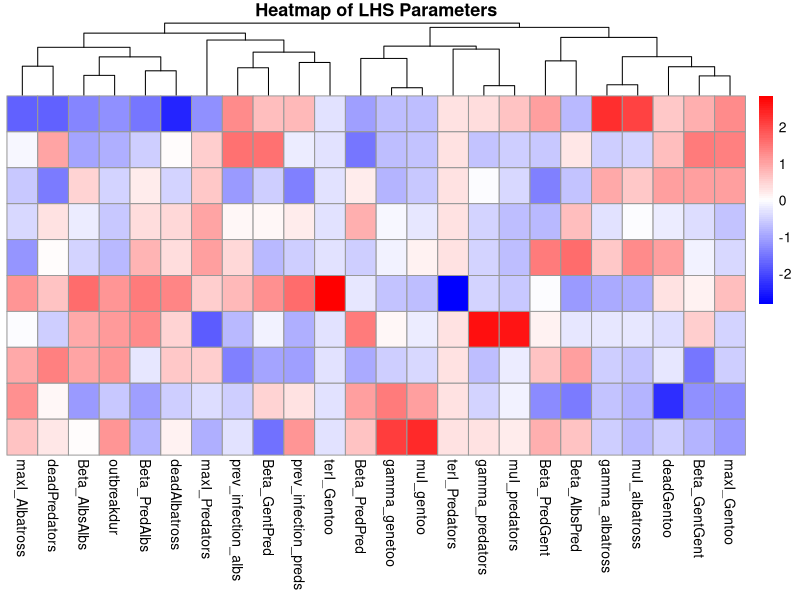

The R script that drew this image:
#=======================================================================================================================#
#                                               Control Variables:
#=======================================================================================================================#
# Validation Variable
val                  <- data.frame(check_initVal = FALSE)
val$check_season     <- FALSE
val$check_eventdata1 <- FALSE
val$check_eventdata2 <- FALSE
start_time           <- Sys.time()
# Data presentation
pres                  <- data.frame(print_head = FALSE)
pres$print_tail       <- FALSE
pres$save_output      <- FALSE
pres$gentoo_output    <- FALSE
pres$predators_output <- FALSE
pres$albatross_output <- FALSE

# Experimental Variables
seasons_calc     <- TRUE
num_samples      <- 10

#=======================================================================================================================#
#                                                   Libraries:
#=======================================================================================================================#
library(ggplot2)
library(deSolve)
library(lhs)
library(pheatmap)

#=======================================================================================================================#
#                                                   Populations:
#=======================================================================================================================#
popvar                       <- data.frame(colony_num = 20)                             # Number of colonies on the island

popvar$total_gentoo          <- 200000 / popvar$colony_num                              # Total Gentoo population [Source: 1]
popvar$ResPer_gentoo         <- 1                                                       # Percent of Gentoo that are resident to the island [Source: 1]
popvar$Res_gentoo            <- popvar$total_gentoo * popvar$ResPer_gentoo              # Calculate the number of resident Gentoo
popvar$gentoo_migrate_in     <- popvar$total_gentoo * (1 - popvar$ResPer_gentoo)        # Calculate the number of migratory Gentoo

popvar$total_preds           <- 74000 / popvar$colony_num                               # Total predator population [Source: 1]
popvar$ResPer_preds          <- 0.1                                                     # Percent of predator that are resident to the island [Source: 1]
popvar$Res_preds             <- popvar$total_preds * popvar$ResPer_preds                # Calculate the number of resident predators 
popvar$preds_migrate_in      <- popvar$total_preds * (1 - popvar$ResPer_preds)          # Calculate the number of migratory predators

popvar$total_albatross       <- 951000 / popvar$colony_num                              # Total Albatross population [Source: 1]
popvar$ResPer_albatross      <- 0                                                       # Percent of Albatross that are resident to the island [Source: 1]
popvar$Res_albatross         <- popvar$total_albatross * popvar$ResPer_albatross        # Resident Albatross 
popvar$albatross_migrate_in  <- popvar$total_albatross * (1 - popvar$ResPer_albatross) # 100% of albatross are migratory

Initial_values <- c(
  S_Gentoo = popvar$Res_gentoo ,         # Susceptible
  I_Gentoo = 0,                          # Infected                   
  R_Gentoo = 0,                          # Recovered
  D_Gentoo = 0,                          # Dead
  
  S_Preds      = popvar$Res_preds,       # Susceptible
  I_Preds      = 0,                      # Infected                   
  R_Preds      = 0,                      # Recovered 
  D_Preds      = 0,                     # Dead
  
  S_Albatross  = popvar$Res_albatross,   # Susceptible
  I_Albatross  = 0,                      # Infected                   
  R_Albatross  = 0,                      # Recovered 
  D_Albatross  = 0,                      # Dead
  
  timer        = 0)

if(val$check_initVal == TRUE){
  print(Initial_values)
} 

U                     <- randomLHS(n = num_samples, k = 15)
prev_infections_preds  <- qunif(U[, 1], min = 0, max = 0.5)               # Rate at which arriving predators are infected
prev_infections_albs   <- qunif(U[, 2], min = 0, max = 0.5)               # Rate at which arriving Albatross are infected
#print(prev_infection_preds)

#=======================================================================================================================#
#                                                 Natural Mortality Rates:
#=======================================================================================================================#
min_Life_Gentoo       <- 10                                         # [Source: 2]
max_Life_Gentoo       <- 15                                         # [Source: 2]
avg_Life_Gentoo       <- (max_Life_Gentoo + min_Life_Gentoo) / 2    # Calculate average lifespan
avg_Life_Gentoo_Days  <- avg_Life_Gentoo * 365                      # Calculate average lifespan in days
muH_Gentoo            <- 1 / avg_Life_Gentoo_Days                   # Calculate MuH for the Gentoo

min_Life_Preds        <- 0                                          # [Source: NA]
max_Life_Preds        <- 28.8                                       # [Source: 4]
avg_Life_Preds        <- (max_Life_Preds + min_Life_Preds) / 2      # Calculate average lifespan
avg_Life_Preds_Days   <- avg_Life_Preds * 365                       # Calculate average lifespan in days
muH_Preds             <- 1 / avg_Life_Preds_Days                    # Calculate MuH for the Predators

min_Life_Albs         <- 0                                          # [Source: NA]
max_Life_Albs         <- 47                                         # [Source: 3]
avg_Life_Albs         <- (max_Life_Albs + min_Life_Albs) / 2        # Calculate average lifespan
avg_Life_Albs_Days    <- avg_Life_Albs * 365                        # Calculate average lifespan in days
muH_Albs              <- 1 / avg_Life_Albs_Days                     # Calculate MuH for the Albatross

#=======================================================================================================================#
#                                             Immunity & Infection Duration:
#=======================================================================================================================#
gentoo_inf_dur    <- qunif(U[, 3], min = 1, max = 10)
gentoo_inf_mort   <- qunif(U[, 4], min = 0.5, max = 0.9)
muIs_gentoo        <- 1 / gentoo_inf_dur
gammas_gentoo      <- gentoo_inf_mort / gentoo_inf_dur
gentoo_imm_dur    <- 182.5                                      # Estimate without a basis
sigma_gentoo      <- 1 / gentoo_imm_dur                         # Rate of Gentoo immunity loss

preds_inf_dur     <- qunif(U[, 5], min = 1, max = 10)
preds_inf_mort    <- qunif(U[, 6], min = 0, max = 0.25)
muIs_Preds         <- 1 / preds_inf_dur
gammas_preds       <- preds_inf_mort / preds_inf_dur
Preds_imm_dur     <- 182.5                                      # Estimate without a basis
sigma_preds       <- 1 / Preds_imm_dur                          # Rate of predator immunity loss

Albs_inf_dur      <- qunif(U[, 7], min = 1, max = 10)
Albs_inf_mort     <- qunif(U[, 8], min = 0.5, max = 0.9)
muIs_Albs          <- 1 / Albs_inf_dur
gammas_albatross   <- Albs_inf_mort / Albs_inf_dur
albatross_imm_dur <- 182.5                                      # Estimate without a basis
sigma_albatross   <- 1 / albatross_imm_dur                      # Rate of Albatross immunity loss

#=======================================================================================================================#
#                                                Temporal Values:
#=======================================================================================================================#
timevar                       <- data.frame(season_start = 100)                # First day of the season for seasonality tranmissibility calculation
timevar$season_end            <- 349                                           # Last day of the season for seasonality tranmissibility calculation
timevar$t_arrival             <- 62                                            # Day at which migratory birds begin arriving, unclear where the source is
timevar$mig_day_arrival       <- 31                                            # The duration of arrival time of migratory birds, no clear source
timevar$t_departure           <- 300                                           # Day at which migratory birds begin departing, unclear where the source is
timevar$mig_day_departure     <- 10                                            # The duration of departure time of migratory birds, no clear source
timevar$gentoo_breed_start    <- 31                                            # Gentoo breeding cycle start [Source: Unclear]
timevar$gentoo_breed_finish   <- 212                                           # Gentoo breeding cycle end   [Source: Unclear]
timevar$pred_breed_start      <- 93                                            # Predator breeding cycle start   [Source: Unclear]
timevar$pred_breed_finish     <- 225                                           # Predator breeding cycle finish  [Source: Unclear]
timevar$albatross_breed_start <- 31
timevar$albatross_breed_finish<- 245
timevar$horizon               <- 365                                                           # Number of days to be modeled
time1                         <- seq(from = 0, to = timevar$t_departure, by = 1)               # Set the front part of the time sequence
time1                         <- round(time1, 3)                                               # Round all the times
time2                         <- seq(from = timevar$t_departure, to = timevar$horizon, by = 1) # Set the back part of the time sequence



#=======================================================================================================================#
#                                                    Betas:
#=======================================================================================================================#
gentgents_trans <- qunif(U[, 9], min = 0, max = 0.00005)
gentpreds_trans <- qunif(U[, 10], min = 0, max = 0.00005)
predgents_trans <- qunif(U[, 11], min = 0, max = 0.00005)
predpreds_trans <- qunif(U[, 12], min = 0, max = 0.00005)
predalbss_trans <- qunif(U[, 13], min = 0, max = 0.00005)
albspreds_trans <- qunif(U[, 14], min = 0, max = 0.00005)
albsalbss_trans <- qunif(U[, 15], min = 0, max = 0.00005)

#=======================================================================================================================#
#                                                Event Functions:
#=======================================================================================================================#
create_eventdata1  <- function(timevar, popvar){
  # Create a list of the number of days where these arrival will happen
  mig_arrival_times     <- seq(
    from       = timevar$t_arrival, 
    to         = timevar$t_arrival + timevar$mig_day_arrival -1, 
    length.out = timevar$mig_day_arrival) 
  
  # Calculate the number of birds that arrive on each day
  pred_S_arrival <- (1 - popvar$prev_infection_preds) * popvar$preds_migrate_in / timevar$mig_day_arrival
  pred_I_arrival <-  popvar$prev_infection_preds       * popvar$preds_migrate_in / timevar$mig_day_arrival
  alb_S_arrival  <- (1 - popvar$prev_infection_albs)  * popvar$albatross_migrate_in / timevar$mig_day_arrival
  alb_I_arrival  <-  popvar$prev_infection_albs        * popvar$albatross_migrate_in / timevar$mig_day_arrival
  
  # Build eventdata1
  eventdata1 <- data.frame(
    var    = rep(c("S_Preds","I_Preds","S_Albatross","I_Albatross"),
                 each = length(mig_arrival_times)),
    time   = rep(mig_arrival_times, times = 4),
    value  = rep(c(pred_S_arrival, pred_I_arrival, alb_S_arrival, alb_I_arrival),
                 each = length(mig_arrival_times)),
    method = rep("add", 4 * length(mig_arrival_times))
  )
  
  # Sort and align precision
  eventdata1      <- eventdata1[order(eventdata1$time), ]
  eventdata1$time <- round(eventdata1$time, 3)
  
  return(eventdata1)
}
create_eventdata2  <- function(timevar, state){
  mig_departure_times   <- seq(
    from       = timevar$t_departure,
    to         = timevar$t_departure + timevar$mig_day_departure - 1,
    length.out = timevar$mig_day_departure)

  # Calculate the number of birds that depart on each day
  pred_S_departure <- - (0.9 / timevar$mig_day_departure) * state$S_Preds
  pred_I_departure <- - (0.9 / timevar$mig_day_departure) * state$I_Preds
  pred_R_departure <- - (0.9 / timevar$mig_day_departure) * state$R_Preds
  albs_S_departure <- - (1.0 / timevar$mig_day_departure) * state$S_Albatross
  albs_I_departure <- - (1.0 / timevar$mig_day_departure) * state$I_Albatross
  albs_R_departure <- - (1.0 / timevar$mig_day_departure) * state$R_Albatross
  
  # Build eventdata2
  eventdata2 <- data.frame(
    var    = rep(c("S_Preds","I_Preds","R_Preds", "S_Albatross","I_Albatross", "R_Albatross"),
                 each = length(mig_departure_times)),
    time   = rep(mig_departure_times, times = 6),
    value  = rep(c(pred_S_departure, pred_I_departure, pred_R_departure, albs_S_departure, albs_I_departure, albs_R_departure),
                 each = length(mig_departure_times)),
    method = rep("add", 6 * length(mig_departure_times))
  )
  
  # Sort and align precision
  eventdata2      <- eventdata2[order(eventdata2$time), ]
  eventdata2$time <- round(eventdata2$time, 3)
  
  return(eventdata2)
  
}

#=======================================================================================================================#
#                                                Model Functions:
#=======================================================================================================================#
seasonality_transmission_calc <- function(time, timevar){
  # Parameters for the first sigmoid curve
  k1   = 0.1
  x01  = 31
  a1   = 2
  b1   = 1
  
  # Parameters for the second sigmoid curve
  k2   = 0.1
  x02  = 193
  a2   = 2
  b2   = 1
  
  k3   = 0.1
  x03  = 357.5  # Midpoint of the third sigmoid
  a3   = 1.05    # Upper bound of the third sigmoid (previously `top`)
  b3   = 0.98      # Lower bound of the third sigmoid (previously `bottom`)
  
  ifelse(time < timevar$season_start, 
         b1 + (a1 - b1) / (1 + exp(-k1 * (time - x01))),
         ifelse(time <= timevar$season_end, 
                a2 - (a2 - b2) * (1 / (1 + exp(-k2 * (time - x02)))),
                b3 + (a3 - b3) / (1 + exp(-k3 * (time - x03)))
         )
  )
}                        # This function calculates the effect seasonality has on transmission rate
HPAI_dyn                      <- function(time, state, parameters){
  # Stops analysis if time is not a numeric variable
  if(!is.numeric(time)){
    stop("Time must be a numeric variable")
  }
  
  with(as.list(c(state,parameters)),{
    # If seasonality is activated, use the seasonal infectivity modifier 
    if(seasons_calc == TRUE){
      seasonality_Transmission = seasonality_transmission_calc(time, timevar)
    } else{
      seasonality_Transmission = rep(1, length(time))
    }

    #===============#
    #    Gentoo     #
    #===============#
    dS_Gentoo = 
      ifelse(time >= timevar$gentoo_breed_start & time <= timevar$gentoo_breed_finish, 2 * muH_Gentoo * (S_Gentoo + I_Gentoo + R_Gentoo), 0) - #Gentoo birth rate
      
      seasonality_Transmission * gentgent_trans * I_Gentoo    * S_Gentoo - # Transmission from Gentoo to other Gentoo
      seasonality_Transmission * predgent_trans * I_Preds     * S_Gentoo - # Transmission from Predators to Gentoo to Gentoo

       muH_Gentoo * S_Gentoo  +                                            # Natural death rate
       sigma_gentoo * R_Gentoo                                             # Loss of Gentoo immunity

    dI_Gentoo = 
      seasonality_Transmission * gentgent_trans * I_Gentoo    * S_Gentoo + # Transmission from Gentoo to other Gentoo
      seasonality_Transmission * predgent_trans * I_Preds     * S_Gentoo - # Transmission from Predators to Gentoo
      
      muI_Gentoo * I_Gentoo -                                             # Infected death rate
      gamma_gentoo * I_Gentoo                                             # Recovery rate
    
    dR_Gentoo = 
      gamma_gentoo * I_Gentoo -                                            # Recovery rate
      muH_Gentoo * R_Gentoo -                                              # Natural death rate
      sigma_gentoo * R_Gentoo                                              # Loss of immunity rate

    dD_Gentoo = muI_Gentoo * I_Gentoo
    
    #===============#
    #   Predators   #
    #===============#
    dS_Preds = 
      ifelse(time >= timevar$pred_breed_start & time <= timevar$pred_breed_finish, 2.5 * muH_Preds * (S_Preds + I_Preds + R_Preds), 0) -  # Predator birth rate
      
      seasonality_Transmission * gentpred_trans * I_Gentoo    * S_Preds -  # Transmission from Gentoo to Predators
      seasonality_Transmission * predpred_trans * I_Preds     * S_Preds -  # Transmission from Predators to other Predators
      seasonality_Transmission * albspred_trans * I_Albatross * S_Preds -  # Transmission from Albatross to Predators
      
      muH_Preds * S_Preds +                                                # Natural death rate
      sigma_preds * R_Preds
    dI_Preds = 
      seasonality_Transmission * gentpred_trans * I_Gentoo    * S_Preds + # Transmission from Gentoo to Predators
      seasonality_Transmission * predpred_trans * I_Preds     * S_Preds + # Transmission from Predators to other Predators
      seasonality_Transmission * albspred_trans * I_Albatross * S_Preds - # Transmission from Albatross to Predators
      
      muI_Preds * I_Preds -                                               # Infected death rate
      gamma_preds * I_Preds                                               # Predator recovery rate
    dR_Preds =
      gamma_preds * I_Preds -                                             # Predator recovery rate
      muH_Preds * R_Preds -                                               # Natural death rate
      sigma_preds * R_Preds                                               # Loss of immunity
    
    dD_Preds = muI_Preds * I_Preds
    
    #===============#
    #   Albatross   #
    #===============#
    dS_Albatross = 
      ifelse(time >= timevar$albatross_breed_start & time <= timevar$albatross_breed_finish, 1.7 * muH_Albs * (S_Albatross + I_Albatross + R_Albatross), 0) -
      
      seasonality_Transmission * predalbs_trans * I_Preds     * S_Albatross - # Transmission from Predators to Albatross
      seasonality_Transmission * albsalbs_trans * I_Albatross * S_Albatross - # Transmission from Albatross to other Albatross
      
      muH_Albs * S_Albatross +                                                # Natural death rate
      sigma_albatross * R_Albatross                                           # Loss of Immunity
    
    dI_Albatross = 
      seasonality_Transmission * predalbs_trans * I_Preds     * S_Albatross + # Transmission from Predators to Albatross
      seasonality_Transmission * albsalbs_trans * I_Albatross * S_Albatross - # Transmission from Albatross to other Albatross
      
      muI_Albs * I_Albatross -                                                # Infected death rate
      gamma_albatross * I_Albatross                                           # Recovery rate
    
    dR_Albatross = 
      gamma_albatross * I_Albatross -                                         # Recovery rate
      sigma_albatross * R_Albatross -                                         # Loss of immunity
      muH_Albs * R_Albatross                                                  # Natural death rate
    
    dD_Albatross = muI_Albs * I_Albatross
    
    dtimer = 1
    
    return(list(c(
      dS_Gentoo, dI_Gentoo, dR_Gentoo,dD_Gentoo, 
      dS_Preds, dI_Preds, dR_Preds, dD_Preds,
      dS_Albatross, dI_Albatross, dR_Albatross, dD_Albatross,
      
      dtimer)))
  })
}              # This function is the HPAI equations
run_Model                     <- function(timevar, popvar, val, Initial_values, HPAIdyn, parameters, time1, time2, pres){
  # Create the migration in event
  eventdata1 <- create_eventdata1(timevar, popvar)
  
  # Validation of no errors in eventdata1
  if(val$check_eventdata1 == TRUE){
    print(eventdata1)
  }
  
  # Model Running before migration out
  out_pre            <- deSolve::ode(
    y        = Initial_values,
    func     = HPAI_dyn,
    parms    = parameters,
    times    = time1,
    events   = list(data = eventdata1),
    method   = "lsoda",
  )
  
  # Convert to data frame
  out_pre             <- as.data.frame(out_pre)
  
  # Extract last row of out_pre to get the state at day t_departure, and crease migration out event
  eventdata2 <- create_eventdata2(timevar, out_pre[ nrow(out_pre), ])
  
  # Validation of no errors in eventdata2
  if(val$check_eventdata2 == TRUE){
    print(eventdata2)
  }
  
  # Get the vector of the state at t_departure, without the Time variable and name it so that it matches Intital_variables
  statedeparturevector<- as.numeric(out_pre[ nrow(out_pre), -1])
  names(statedeparturevector) <- names(Initial_values)
  
  # Model running during and after migration out
  out_post           <- deSolve::ode(
    y        = statedeparturevector,
    func     = HPAI_dyn,
    parms    = parameters,
    times    = time2,
    events   = list(data = eventdata2),
    method   = "lsoda",
  )
  
  # Connect pre- and post- migration outputs and then rename them to readible names
  output <- rbind(out_pre, out_post)
  colnames(output) <- c("Time", 
                        "Susceptable_Gentoo", "Infected_Gentoo", "Recovered_Gentoo", "HPAI_Killed_Gentoo",
                        "Susceptable_Predators", "Infected_Predators", "Recovered_Predators", "HPAI_Killed_Predators",
                        "Susceptable_Albatross", "Infected_Albatross", "Recovered_Albatross", "HPAI_Killed_Albatross",
                        "Timer")
  
  # Print/Save data, and create graphs if requested.
  if(pres$print_head == TRUE){
    head(output, 100)
  }
  if(pres$print_tail == TRUE){
    tail(output, 10)
  }
  if(pres$save_output == TRUE){
    fileLoc = "C:\\Users\\tjmcg\\OneDrive - Cornell University\\01 Lab Work\\01 Rotations\\01 Bento-Gamble\\04-TriSpecies-HPAI\\Testing"
    
    write.csv(output, paste0(fileLoc, "\\", format(Sys.time(), "O_%Y-%m-%d_%H-%M-%S"), ".csv"))
  }
  if(pres$gentoo_output == TRUE){
    graph_Gentoo(output)
  }
  if(pres$predators_output == TRUE){
    graph_Predators(output)
  }
  if(pres$albatross_output == TRUE){
    graph_Alabatross(output)
  }
  
  df                     <- data.frame(prev_infection_preds = popvar$prev_infection_preds)
  df$prev_infection_albs <- popvar$prev_infection_albs
  df$gamma_genetoo       <- gamma_gentoo
  df$muI_gentoo          <- muI_Gentoo
  df$gamma_predators     <- gamma_preds
  df$muI_predators       <- muI_Preds
  df$gamma_albatross     <- gamma_albatross
  df$muI_albatross       <- muI_Albs
  df$Beta_GentGent       <- gentgent_trans
  df$Beta_GentPred       <- gentpred_trans
  df$Beta_PredGent       <- predgent_trans
  df$Beta_PredPred       <- predpred_trans
  df$Beta_PredAlbs       <- predalbs_trans
  df$Beta_AlbsPred       <- albspred_trans
  df$Beta_AlbsAlbs       <- albsalbs_trans
  df$maxI_Gentoo         <- max(output["Infected_Gentoo"])
  df$maxI_Predators      <- max(output["Infected_Predators"])
  df$maxI_Albatross      <- max(output["Infected_Albatross"])
  df$terI_Gentoo         <- output[ nrow(output), "Infected_Gentoo"]
  df$terI_Predators      <- output[ nrow(output), "Infected_Predators"]
  df$outbreakdur         <- length(which(output$Infected_Gentoo + output$Infected_Predators + output$Infected_Albatross > 1))
  df$deadGentoo          <- output[ nrow(output), "HPAI_Killed_Gentoo"]
  df$deadPredators       <- output[ nrow(output), "HPAI_Killed_Predators"]
  df$deadAlbatross       <- output[ nrow(output), "HPAI_Killed_Albatross"]
  #print(df)
  
  return(df)
  
} # This function runs the model with a given set of conditions

#=======================================================================================================================#
#                                              Validation Functions:
#=======================================================================================================================#
validate_Seasonality          <- function(func, time){
  # Calculate values
  values <- vapply(time, func, FUN.VALUE = numeric(1))
  #print(values)
  df <- data.frame(
    time = time,
    value = values
  )
  
  # Generate Plot for Values
  p <- ggplot(df, aes(x = time, y = value)) +
    geom_line(color = "steelblue", size = 1) +
    labs(
      title = "Seasonality Transmission Over Time",
      x     = "Time Interval (days)",
      y     = "Computed Value"
    ) +
    theme_minimal()
  
  # Return the values calculated
  list(data = df, plot = p)
}                  # This function validates the "seasonality_transmission_calc"

#=======================================================================================================================#
#                                                 Generate Graphs:
#=======================================================================================================================#
graph_Gentoo                      <- function(output){
  ggplot(output, aes(x = Time, y = Count)) +
    geom_line(aes(y = Susceptable_Gentoo, color = "Susceptible"), linewidth = 1) + 
    geom_line(aes(y = Infected_Gentoo, color = "Infected"), linewidth = 1) +
    geom_line(aes(y = Recovered_Gentoo, color = "Recovered"), linewidth = 1) +
    geom_line(aes(y = HPAI_Killed_Gentoo, color = "Dead_HPAI"), linewidth = 1) +
    scale_color_manual(
      name   = "Compartment",
      values = c(
        Susceptible = "steelblue",
        Infected    = "orange",
        Recovered   = "darkgreen",
        Dead_HPAI   = "red"
      )
    ) +
    labs(
      title = "Gentoo Compartment Dynamics",
      x     = "Time Interval (Days)",
      y     = "Computed Value"
    ) +
    theme_minimal()
}
graph_Predators                   <- function(output){
  ggplot(output, aes(x = Time, y = Count)) +
    geom_line(aes(y = Susceptable_Predators, color = "Susceptible"), linewidth = 1) + 
    geom_line(aes(y = Infected_Predators, color = "Infected"), linewidth = 1) +
    geom_line(aes(y = Recovered_Predators, color = "Recovered"), linewidth = 1) +
    geom_line(aes(y = HPAI_Killed_Predators, color = "Dead_HPAI"), linewidth = 1) +
    scale_color_manual(
      name   = "Compartment",
      values = c(
        Susceptible = "steelblue",
        Infected    = "orange",
        Recovered   = "darkgreen",
        Dead_HPAI   = "red"
      )
    ) +
    labs(
      title = "Predators Compartment Dynamics",
      x     = "Time Interval (Days)",
      y     = "Computed Value"
    ) +
    theme_minimal()
}
graph_Alabatross                  <- function(output){
  ggplot(output, aes(x = Time, y = Count)) +
    geom_line(aes(y = Susceptable_Albatross, color = "Susceptible"), linewidth = 1) + 
    geom_line(aes(y = Infected_Albatross, color = "Infected"), linewidth = 1) +
    geom_line(aes(y = Recovered_Albatross, color = "Recovered"), linewidth = 1) +
    geom_line(aes(y = HPAI_Killed_Albatross, color = "Dead_HPAI"), linewidth = 1) +
    scale_color_manual(
      name   = "Compartment",
      values = c(
        Susceptible = "steelblue",
        Infected    = "orange",
        Recovered   = "darkgreen",
        Dead_HPAI   = "red"
      )
    ) +
    labs(
      title = "Albatross Compartment Dynamics",
      x     = "Time Interval (Days)",
      y     = "Computed Value"
    ) +
    theme_minimal()
}

#=======================================================================================================================#
#                                                    Execution:
#=======================================================================================================================#
# Validation checklist
if(val$check_season == TRUE){
  Seas_Val <- validate_Seasonality(seasonality_transmission_calc, time)
  Seas_Val$plot
}            # validate_Seasonality activation

dfMaster <- data.frame(matrix(NA, nrow = num_samples, ncol = 24))
for(i in 1:num_samples){
  muI_Gentoo <- muIs_gentoo[i]
  gamma_gentoo <- gammas_gentoo[i]
  gentgent_trans <- gentgents_trans[i]
  gentpred_trans <- gentpreds_trans[i]
  
  prev_infection_preds <- prev_infections_preds[i]
  muI_Preds <- muIs_Preds[i]
  gamma_preds <- gammas_preds[i]
  predgent_trans <- predgents_trans[i]
  predpred_trans <- predpreds_trans[i]
  predalbs_trans <- predalbss_trans[i]
  
  prev_infection_albs <- prev_infections_albs[i]
  muI_Albs <- muIs_Albs[i]
  gamma_albatross <- gammas_albatross[i]
  albspred_trans <- albspreds_trans[i]
  albsalbs_trans <- albsalbss_trans[i]
  
  parameters <- c(
    muH_Gentoo,
    muI_Gentoo,
    sigma_gentoo,
    gamma_gentoo,
    gentgent_trans,
    gentpred_trans,
    
    prev_infection_preds,
    muH_Preds,
    muI_Preds,
    sigma_preds,
    gamma_preds,
    predgent_trans,
    predpred_trans,
    predalbs_trans,
    
    prev_infection_albs,
    muH_Albs,
    muI_Albs,
    sigma_albatross,
    gamma_albatross,
    albspred_trans,
    albsalbs_trans
  )
  popvar$prev_infection_preds <- prev_infection_preds
  popvar$prev_infection_albs  <- prev_infection_albs
  
  output                      <- run_Model(timevar, popvar, val, Initial_values, HPAIdyn, parameters, time1, time2, pres)
  vec_i                       <- unlist(output, use.names = FALSE)
  dfMaster[i,]                <- vec_i
}

colnames(dfMaster) <- colnames(output)
#print(dfMaster)
pheatmap(
  dfMaster,
  cluster_rows = TRUE,
  cluster_cols = TRUE,
  scale = "column",
  treeheight_row = 0,
  main = "Heatmap of LHS Parameters",
  fontsize_row = 0.1,
  fontsize_col = 10,
  color = colorRampPalette(c("blue","white","red"))(100)
)

fileLoc = "C:\\Users\\tjmcg\\OneDrive - Cornell University\\01 Lab Work\\01 Rotations\\01 Bento-Gamble\\04-TriSpecies-HPAI\\LHC Walking"

write.csv(dfMaster, paste0(fileLoc, "\\", format(Sys.time(), "O_%Y-%m-%d_%H-%M-%S"), ".csv"))


end_time <- Sys.time()
execution_time <- end_time - start_time
print(paste0("Execution Time: ", execution_time))

#=======================================================================================================================#
#                                                         Sources:
#=======================================================================================================================#
# [1] Robin W. Woods, The Birds of the Falkland Islands: An Annotated Checklist (British Ornithologists’ Club, 2017).
# [2] “Gentoo,” Falkland Conservation, n.d., accessed September 8, 2025, https://falklandsconservation.com/gentoo/#:~:
#         text=Breeding%20cycle,when%20they%20form%20small%20cr%C3%A9ches.
# [3] AnAge: The Animal Ageing and Longevity Database, “AnAge entry for Thalassarche melanophris” (Human Ageing Genomic 
#         Resources, March 7, 2023), https://genomics.senescence.info/species/entry.php?species=Thalassarche_melanophris.
# [4] AnAge: The Animal Ageing and Longevity Database, “AnAge entry for Stercorarius antarcticus” (Human Ageing Genomic 
#         Resources, March 7, 2023), https://genomics.senescence.info/species/entry.php?species=Stercorarius_antarcticus.
# [5] Viviane Hénaux and Michael D. Samuel, “AVIAN INFLUENZA SHEDDING PATTERNS IN WATERFOWL: IMPLICATIONS FOR SURVEILLANCE,
#         ENVIRONMENTAL TRANSMISSION, AND DISEASE SPREAD,” Journal of Wildlife Diseases 47, no. 3 (2011): 566–78, 
#         https://doi.org/10.7589/0090-3558-47.3.566.
#         Note: This is not a species specific source, and is an estimate
# [6] Justin D. Brown et al., “Susceptibility of North American Ducks and Gulls to H5N1 Highly Pathogenic Avian Influenza 
#         Viruses,” Emerging Infectious Diseases 12, no. 11 (2006): 1663–70, https://doi.org/10.3201/eid1211.060652.
#         Note: This study was done on laughing gulls, not kelp gulls, or Skuas, and is meant to provide an OOM estimation.
